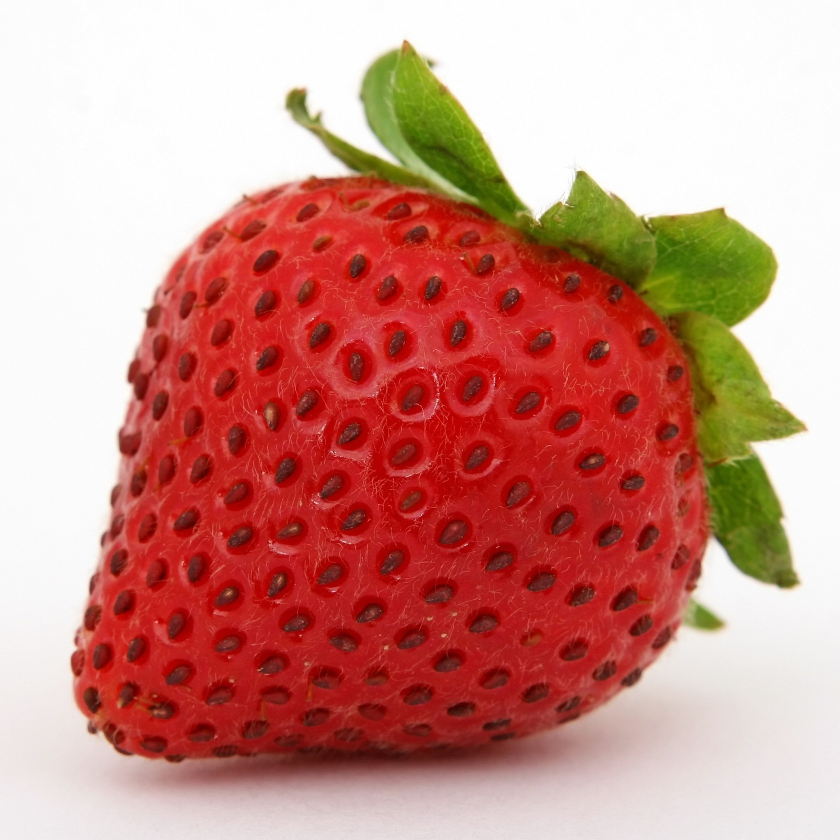
#> input picture assets/strawberry.jpg, 1680 x 1680 px, found by its file name (shown at 1/2 size)
$ python 'random mask simulation.py'
#> lines starting #> are read from the running program, lines starting #| are printed output that depends on the picture
import cv2
import numpy as np
import matplotlib.pyplot as plt
from tqdm.auto import tqdm
import datetime


# Generate the encoding matrix
def make_encode(height, width):
    while True:
        # Generate a random matrix in the range of 0 to 2, with dimensions (height^2, width^2) (36,36)
        encoded = 2 * np.random.rand(height ** 2, width ** 2)

        # Assign a specific value (white) if the pixel value is greater than a threshold, otherwise assign another value (black)
        ret, encoded = cv2.threshold(encoded, 0.5, 1, cv2.THRESH_BINARY)

        if cv2.determinant(encoded) != 0:
            break
    return encoded


# Root Mean Square Error
def RMSE(img1, img2):
    n = len(img1)
    dif = img1 - img2
    dif2 = dif ** 2
    rmse = np.sqrt(np.sum(dif2) / n)
    return rmse


def main():
    start = datetime.datetime.now()

    # Read the image
    path = r'E:\1. Documente Facultate\_Master SIVA Anul 1, SEM 2\ImCom\single_pixel_camera'
    img = cv2.imread(path + '/assets/' + 'strawberry.jpg', 0)
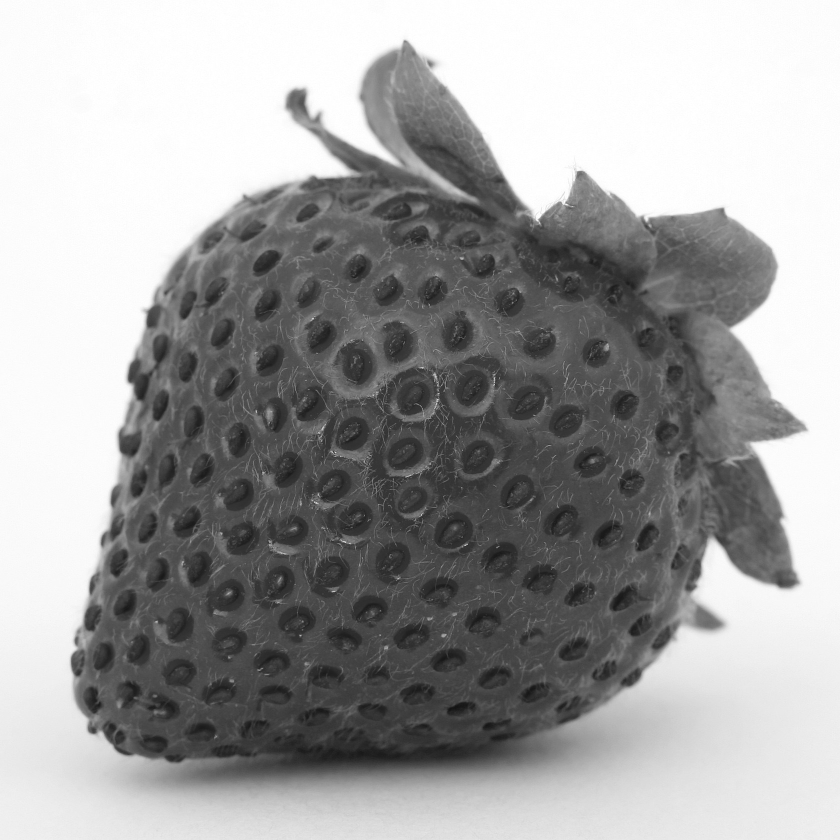
#> img: shape (1680, 1680) (shown at 1/2 size); min 18, max 255, mean 160.3
    img = cv2.resize(img, [8, 8])
    cv2.imwrite(path + "/results/results-random-mask/resize.jpg", img)

    height, width = img.shape[:2]
#> height = 8; width = 8

    # Reshape the image array from (height, width) to (height*width, 1) (36,1)
    img_array = img.reshape(height * width, 1)
#> img_array = 64 values, max 255 at index 5, min 36 at index 26, mean 160
    cv2.imwrite(path + "/results/results-random-mask/img_array.jpg", img_array)

    # Generate the encoding matrix (height, width) (36,36)
    encoded = make_encode(height, width)
    cv2.imwrite(path + "/results/results-random-mask/encoded.jpg", encoded)
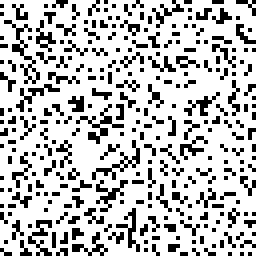
#> saved as encoded.jpg: shape (64, 64) (shown 4 times larger); values 0 (black) and 1 (white), 75.1% white; black in thin lines or dots

    errors = []
    zero_error_iteration = None
    for i in tqdm(range(height * width)):
        # Select a subset of the encoding matrix, increasing the rows by 1 in each iteration
        tank = encoded[0:i + 1, :]

        # Calculate the pseudo-inverse of the selected encoding matrix
        mask_inv = np.linalg.pinv(tank)

        # Perform matrix multiplication between the selected encoding matrix and the input image array
        output_array = np.dot(tank, img_array)

        # Reconstruct the image by performing matrix multiplication between the pseudo-inverse and the output array
        reconstruct = np.dot(mask_inv, output_array)

        # Reshape the reconstructed array into the original image dimensions and convert the data type to "uint8"
        reimg = reconstruct.reshape(height, width).astype("uint8")

        if i % 10 == 0 or i + 1 == len(range(height * width)):
            cv2.imwrite(path + "/results/results-random-mask/reconstruct_{}.jpg".format(i), reimg)

        # Calculate the Root Mean Square Error between the input image array and the reconstructed array
        error = RMSE(img_array, reconstruct)

        # Store the error value in the list of errors for plotting later
        errors.append(error)

        if errors[i] < 0.0001 and zero_error_iteration is None:
            zero_error_iteration = i + 1
#> this loop made 64 passes
#> (rmse in RMSE, error) on passes 11 to 22: (85.45, 85.45), (84.92, 84.92), (84.92, 84.92), (84.91, 84.91), (84.77, 84.77), (83.15, 83.15), (81.79, 81.79), (80.18, 80.18), (79.68, 79.68), (79.18, 79.18), (79.09, 79.09), (77.12, 77.12)
#> (output_array, rmse in RMSE, error) on passes 1 to 6: ([7445], 120.7, 120.7), ([7445, 7493], 107.1, 107.1), ([7445, 7493, 8269], 94.12, 94.12), ([7445, 7493, 8269, 7308], 92.32, 92.32), ([7445, 7493, 8269, 7308, 7286], 89.11, 89.11), ([7445, 7493, 8269, 7308, 7286, 7935], 88.62, 88.62)
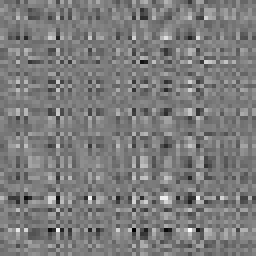
#> mask_inv: shape (64, 64) float64 (shown 4 times larger); min -2.25, max 2.37, mean 0.000322; drawn with min black and max white
#> after the loop, errors = 64 values, max 120.7 at index 0, min 9.15e-12 at index 63, mean 62.26; zero_error_iteration = 64

    print('Total time: ', (datetime.datetime.now() - start).total_seconds(), 's')

    print('Iteration number', len(errors))
#| Iteration number 64
    if zero_error_iteration is not None:
        print("Error 0 for", zero_error_iteration)
#| Error 0 for 64
    else:
        print("Error is ", min(errors))
    plt.figure(figsize=(12, 8))
    plt.ylabel("RMSE", fontsize=25)
    plt.xlabel("iteration number", fontsize=25)
    plt.ylim(0, max(errors) + 10)
    plt.tick_params(labelsize=20)
    plt.grid(which='major', color='black', linestyle='-')
    plt.plot(np.arange(1, height * width + 1), errors)
    plt.savefig(path + "/results/results-random-mask/error_plot.png")
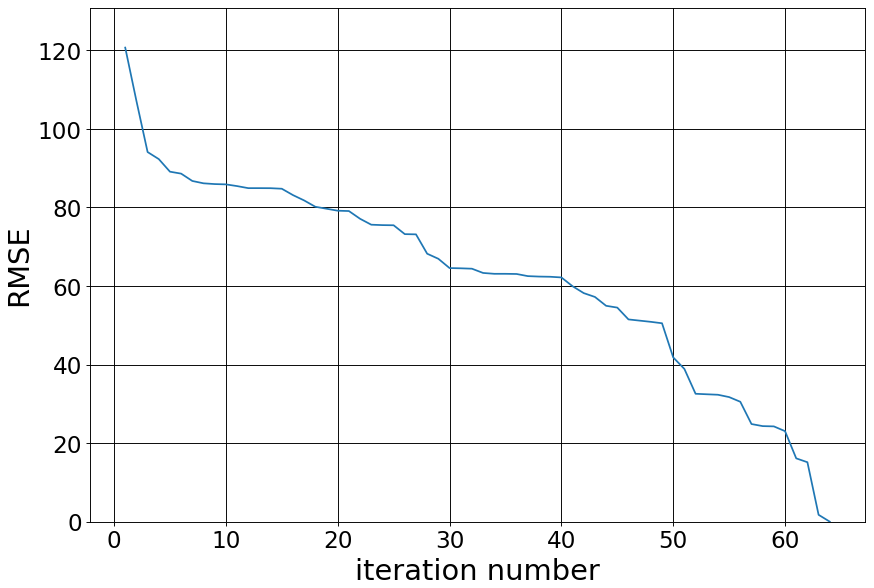
#> figure drawn by matplotlib, 1 panel; curve peaks at x = 1, y = 120.7


if __name__ == "__main__":
    main()

$ run again, with assets/abstract.jpg copied over assets/strawberry.jpg
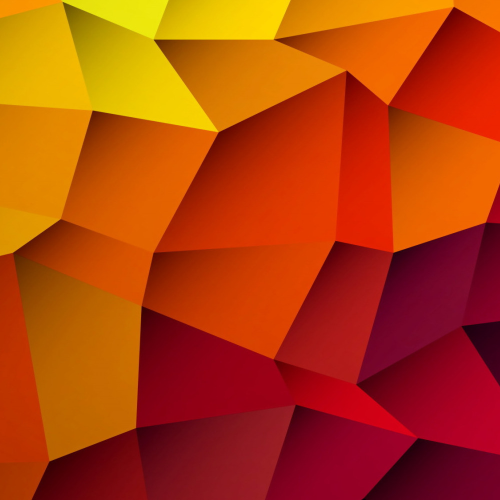
#> input picture assets/abstract.jpg, 1000 x 1000 px, found by its file name (shown at 1/2 size)
#> in main, `img = cv2.imread(path + '/assets/' + 'strawberry.jpg', 0)`:
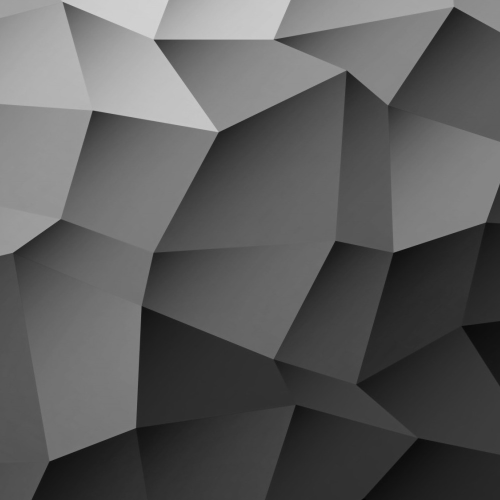
#> img: shape (1000, 1000) (shown at 1/2 size); min 2, max 215, mean 92.5
#> img_array = 64 values, max 206 at index 2, min 18 at index 62, mean 92.19
#> the loop in main, `for i in tqdm(range(height * width)):` made 64 passes
#> (rmse in RMSE, error) on passes 11 to 18: (41.58, 41.58), (41.5, 41.5), (41.5, 41.5), (40.84, 40.84), (40.43, 40.43), (40.22, 40.22), (38.32, 38.32), (37.31, 37.31)
#> after the loop in main, `for i in tqdm(range(height * width)):`: errors = 64 values, max 55.78 at index 0, min 5.38e-12 at index 63, mean 30.51; zero_error_iteration = 64
#| Iteration number 64
#| Error 0 for 64
#> in main, `plt.savefig(path + "/results/results-random-mask/error_plot.png")`:
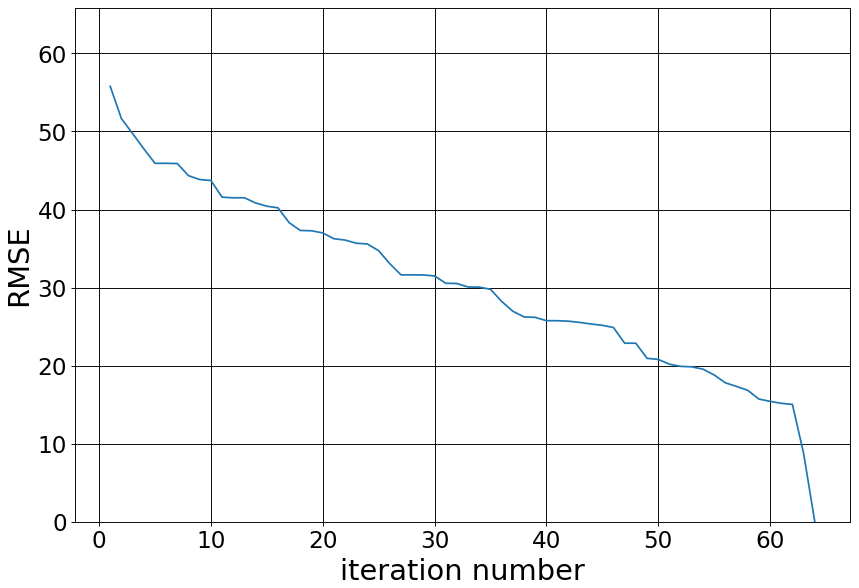
#> figure drawn by matplotlib, 1 panel; curve peaks at x = 1, y = 55.78
